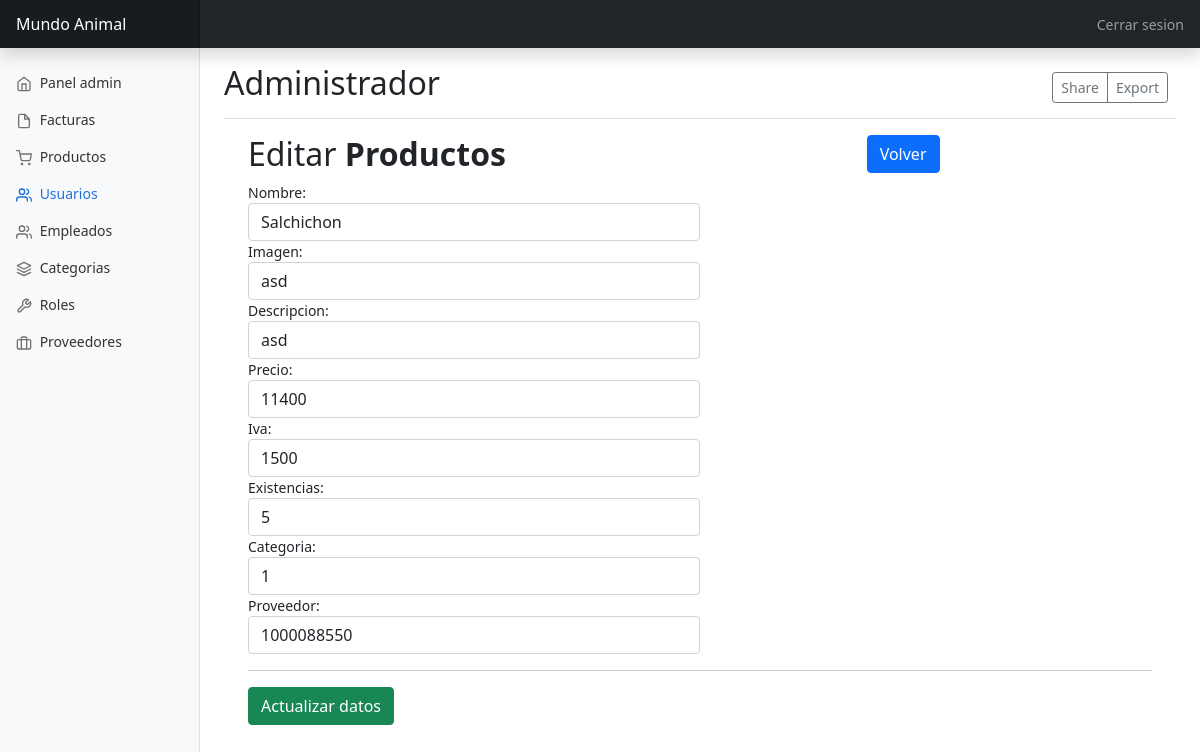
/crud/updateProducto.php?idproductos=1, run on an earlier commit of the app's database.
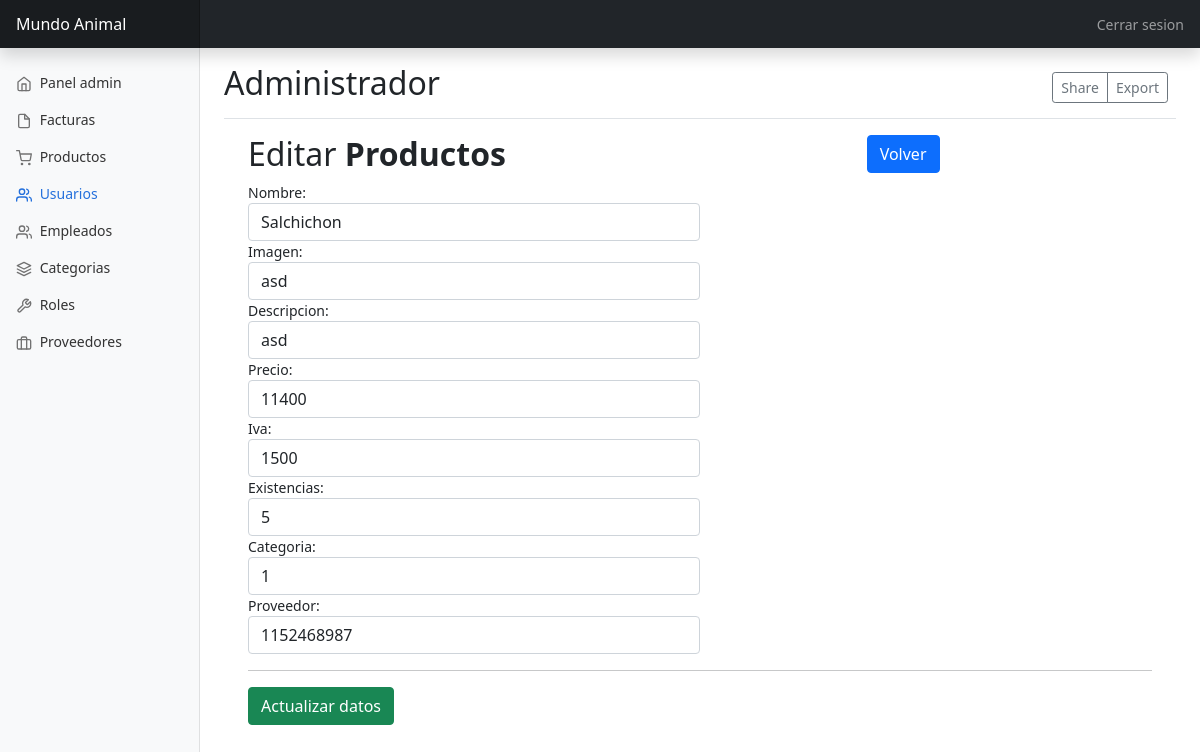
And on a later commit of the database.
### tables this page shows
CREATE TABLE productos (
  idproductos INT AUTO_INCREMENT PRIMARY KEY,
  nombre VARCHAR(45) NOT NULL,
  imagen VARCHAR(255),
  descripcion VARCHAR(45) NOT NULL,
  precio DOUBLE NOT NULL,
  iva DOUBLE NOT NULL,
  existencias INT NOT NULL,
  categoria_id INT NOT NULL,
  proveedor_id INT NOT NULL);

### db/database.php (called while the page is built, shortened)
<?php
	class Database{
		private $con;
		private $dbhost="localhost";
		private $dbuser="root";
		private $dbpass="Sena2020*";
		private $dbname="mundoanimal";
		public function connect_db(){
			$this->con = mysqli_connect($this->dbhost, $this->dbuser, $this->dbpass, $this->dbname);
		}
        public function single_recordProductos($idproductos){
			$sql = "SELECT * FROM productos where idproductos='$idproductos'";
			$res = mysqli_query($this->con, $sql);
				$return = mysqli_fetch_object($res );
					return $return ;
		}
}
?>

### crud/updateProducto.php (the view, shortened to what this page needs)
<?php
	if (isset($_GET['idproductos'])){
		$idproductos=intval($_GET['idproductos']);
	} else {
		header("location:productos.php");
	}
?>
<!doctype html>
<html lang="en">
  <head>
    <link href="https://cdn.jsdelivr.net/npm/bootstrap@5.1.3/dist/css/bootstrap.min.css" rel="stylesheet">
    <link href="../css/dashboard.css" rel="stylesheet">
  </head>
  <body>
<header class="navbar navbar-dark sticky-top bg-dark flex-md-nowrap p-0 shadow">
  <a class="navbar-brand col-md-3 col-lg-2 me-0 px-3" href="#">Mundo Animal</a>
  <div class="navbar-nav">
    <div class="nav-item text-nowrap">
    <a class="nav-link px-3" href="../view/logout.php">Cerrar sesion</a>
    </div>
  </div>
</header>
<div class="container-fluid">
  <div class="row">
    <nav id="sidebarMenu" class="col-md-3 col-lg-2 d-md-block bg-light sidebar collapse">
      <div class="position-sticky pt-3">
        <ul class="nav flex-column">
          <li class="nav-item">
            <a class="nav-link" href="../view/admin.php">
              <span data-feather="home"></span>
              Panel admin
            </a>
          </li>
          <li class="nav-item">
            <a class="nav-link" href="../view/factura.php">
              <span data-feather="file"></span>
              Facturas
            </a>
          </li>
          <li class="nav-item">
            <a class="nav-link" href="../view/productos.php">
              <span data-feather="shopping-cart"></span>
              Productos
            </a>
          </li>
          <li class="nav-item">
            <a class="nav-link active" href="../view/user.php">
              <span data-feather="users"></span>
              Usuarios
            </a>
          </li>
          <li class="nav-item">
            <a class="nav-link" href="../view/empleados.php">
              <span data-feather="users"></span>
              Empleados
            </a>
          </li>
          <li class="nav-item">
            <a class="nav-link" href="../view/categoria.php">
              <span data-feather="layers"></span>
              Categorias
            </a>
          </li>
          <li class="nav-item">
            <a class="nav-link" href="../view/roles.php">
              <span data-feather="tool"></span>
              Roles
            </a>
          </li>
          <li class="nav-item">
            <a class="nav-link" href="../view/proveedores.php">
              <span data-feather="briefcase"></span>
              Proveedores
            </a>
          </li>
        </ul>
      </div>
    </nav>
    <main class="col-md-9 ms-sm-auto col-lg-10 px-md-4">
      <div class="d-flex justify-content-between flex-wrap flex-md-nowrap align-items-center pt-3 pb-2 mb-3 border-bottom">
        <h1 class="h2">Administrador</h1>
        <div class="btn-toolbar mb-2 mb-md-0">
          <div class="btn-group me-2">
            <button type="button" class="btn btn-sm btn-outline-secondary">Share</button>
            <button type="button" class="btn btn-sm btn-outline-secondary">Export</button>
          </div>
        </div>
      </div>
	  <div class="container">
        <div class="table-wrapper">
            <div class="table-title">
                <div class="row">
                    <div class="col-sm-8"><h2>Editar <b>Productos</b></h2></div>
					<div class="col-sm-4">
            			<a href="../view/productos.php" class="btn btn-primary"><i class="fa fa-arrow-left"></i> Volver</a>
          			</div>
                </div>
            </div>
            <?php
				include ("../db/database.php");
				$productos= new Database();
					?>
					<?php
					$datos_cliente=$productos->single_recordProductos($idproductos);
					?>
			<div class="row">
				<form method="post">
				<div class="col-md-6">
					<label>Nombre:</label>
					<input type="text" name="nombre" id="nombre" class='form-control' maxlength="100" required value="<?php echo $datos_cliente->nombre;?>">
				</div>
				<div class="col-md-6">
					<label>Imagen:</label>
					<input type="text" name="imagen" id="imagen" class='form-control' maxlength="100" required  value="<?php echo $datos_cliente->imagen;?>">
				</div>
				<div class="col-md-6">
					<label>Descripcion:</label>
					<input type="text" name="descripcion" id="descripcion" class='form-control' maxlength="100" required value="<?php echo $datos_cliente->descripcion;?>">
				</div>
				<div class="col-md-6">
					<label>Precio:</label>
					<input type="number" name="precio" id="precio" class='form-control' maxlength="100" required value="<?php echo $datos_cliente->precio;?>">
				</div>
				<div class="col-md-6">
					<label>Iva:</label>
					<input type="number" name="iva" id="iva" class='form-control' maxlength="15" required value="<?php echo $datos_cliente->iva;?>">
				</div>
				<div class="col-md-6">
					<label>Existencias:</label>
					<input type="number" name="existencias" id="existencias" class='form-control' maxlength="64" required value="<?php echo $datos_cliente->existencias;?>">
				</div>
				<div class="col-md-6">
					<label>Categoria:</label>
					<input type="number" name="categoria_id" id="categoria_id" class='form-control' maxlength="64" required value="<?php echo $datos_cliente->categoria_id;?>">
				</div>
				<div class="col-md-6">
					<label>Proveedor:</label>
					<input type="number" name="proveedor_id" id="proveedor_id" class='form-control' maxlength="64" required value="<?php echo $datos_cliente->proveedor_id;?>">
				</div>
				<div>
				<hr>
					<button type="submit" class="btn btn-success">Actualizar datos</button>
				</div>
				</form>
			</div>
        </div>
    </div>
    </main>
  </div>
</div>
  </body>
</html>

### css/dashboard.css (style rules this page uses)
body { font-size: .875rem; }
.feather { width: 16px; height: 16px; vertical-align: text-bottom; }
.sidebar { position: fixed; top: 0; bottom: 0; left: 0; z-index: 100; padding: 48px 0 0; box-shadow: inset -1px 0 0 rgba(0, 0, 0, .1); }
.sidebar .nav-link { font-weight: 500; color: #333; }
.sidebar .nav-link .feather { margin-right: 4px; color: #727272; }
.sidebar .nav-link.active { color: #2470dc; }
.sidebar .nav-link:hover .feather, .sidebar .nav-link.active .feather { color: inherit; }
.navbar-brand { padding-top: .75rem; padding-bottom: .75rem; font-size: 1rem; background-color: rgba(0, 0, 0, .25); box-shadow: inset -1px 0 0 rgba(0, 0, 0, .25); }

What changed in the data, as far as the page shows it:
changed productos "Salchichon": proveedor_id "1000088550" → "1152468987"
